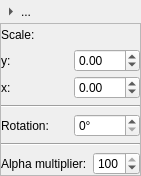
<?xml version="1.0" encoding="UTF-8"?>
<ui version="4.0">
 <class>SceneryObjectTreePropertiesClass</class>
 <widget class="QFrame" name="SceneryObjectTreePropertiesClass">
  <property name="geometry">
   <rect>
    <x>0</x>
    <y>0</y>
    <width>137</width>
    <height>176</height>
   </rect>
  </property>
  <property name="sizePolicy">
   <sizepolicy hsizetype="Expanding" vsizetype="Minimum">
    <horstretch>0</horstretch>
    <verstretch>0</verstretch>
   </sizepolicy>
  </property>
  <property name="windowTitle">
   <string>SceneryObjectTreeProperties</string>
  </property>
  <layout class="QVBoxLayout" name="verticalLayout">
   <property name="spacing">
    <number>0</number>
   </property>
   <property name="leftMargin">
    <number>0</number>
   </property>
   <property name="topMargin">
    <number>0</number>
   </property>
   <property name="rightMargin">
    <number>0</number>
   </property>
   <property name="bottomMargin">
    <number>0</number>
   </property>
   <item>
    <widget class="CollapseButton" name="sceneryObjectCollapseButton">
     <property name="sizePolicy">
      <sizepolicy hsizetype="Expanding" vsizetype="Fixed">
       <horstretch>0</horstretch>
       <verstretch>0</verstretch>
      </sizepolicy>
     </property>
     <property name="text">
      <string>...</string>
     </property>
     <property name="toolButtonStyle">
      <enum>Qt::ToolButtonTextBesideIcon</enum>
     </property>
     <property name="autoRaise">
      <bool>true</bool>
     </property>
     <property name="arrowType">
      <enum>Qt::RightArrow</enum>
     </property>
    </widget>
   </item>
   <item>
    <widget class="QFrame" name="sceneryObjectTreeItemContent">
     <property name="sizePolicy">
      <sizepolicy hsizetype="Preferred" vsizetype="Preferred">
       <horstretch>0</horstretch>
       <verstretch>0</verstretch>
      </sizepolicy>
     </property>
     <property name="minimumSize">
      <size>
       <width>0</width>
       <height>0</height>
      </size>
     </property>
     <property name="baseSize">
      <size>
       <width>0</width>
       <height>154</height>
      </size>
     </property>
     <property name="frameShape">
      <enum>QFrame::StyledPanel</enum>
     </property>
     <property name="frameShadow">
      <enum>QFrame::Raised</enum>
     </property>
     <layout class="QVBoxLayout" name="sceneryObjectCollapseButtonContent">
      <property name="leftMargin">
       <number>0</number>
      </property>
      <property name="topMargin">
       <number>0</number>
      </property>
      <property name="rightMargin">
       <number>0</number>
      </property>
      <property name="bottomMargin">
       <number>0</number>
      </property>
      <item>
       <layout class="QVBoxLayout" name="scaleLayout">
        <property name="spacing">
         <number>4</number>
        </property>
        <property name="sizeConstraint">
         <enum>QLayout::SetMaximumSize</enum>
        </property>
        <item>
         <widget class="QLabel" name="scaleLabel">
          <property name="text">
           <string>Scale:</string>
          </property>
         </widget>
        </item>
        <item>
         <layout class="QHBoxLayout" name="yScaleLayout">
          <item>
           <widget class="QLabel" name="scaleYLabel">
            <property name="text">
             <string>y:</string>
            </property>
           </widget>
          </item>
          <item>
           <widget class="QDoubleSpinBox" name="scaleYDoubleSpinBox">
            <property name="minimum">
             <double>-99.989999999999995</double>
            </property>
            <property name="singleStep">
             <double>0.100000000000000</double>
            </property>
           </widget>
          </item>
         </layout>
        </item>
        <item>
         <layout class="QHBoxLayout" name="xScaleLayout">
          <item>
           <widget class="QLabel" name="scaleXLabel">
            <property name="text">
             <string>x:</string>
            </property>
           </widget>
          </item>
          <item>
           <widget class="QDoubleSpinBox" name="scaleXDoubleSpinBox">
            <property name="minimum">
             <double>-99.989999999999995</double>
            </property>
            <property name="singleStep">
             <double>0.100000000000000</double>
            </property>
           </widget>
          </item>
         </layout>
        </item>
       </layout>
      </item>
      <item>
       <widget class="Line" name="lineScaleRotation">
        <property name="orientation">
         <enum>Qt::Horizontal</enum>
        </property>
       </widget>
      </item>
      <item>
       <layout class="QHBoxLayout" name="rotationLayout">
        <property name="sizeConstraint">
         <enum>QLayout::SetMaximumSize</enum>
        </property>
        <item>
         <widget class="QLabel" name="rotationLabel">
          <property name="text">
           <string>Rotation:</string>
          </property>
         </widget>
        </item>
        <item>
         <widget class="QSpinBox" name="rotationSpinBox">
          <property name="suffix">
           <string>°</string>
          </property>
          <property name="maximum">
           <number>360</number>
          </property>
         </widget>
        </item>
       </layout>
      </item>
      <item>
       <widget class="Line" name="lineRotationAlpha">
        <property name="orientation">
         <enum>Qt::Horizontal</enum>
        </property>
       </widget>
      </item>
      <item>
       <layout class="QHBoxLayout" name="alphaMultiplierLayout">
        <property name="sizeConstraint">
         <enum>QLayout::SetMaximumSize</enum>
        </property>
        <item>
         <widget class="QLabel" name="alphaMultiplierLabel">
          <property name="text">
           <string>Alpha multiplier:</string>
          </property>
         </widget>
        </item>
        <item>
         <widget class="QSpinBox" name="alphaMultipierSpinBox">
          <property name="maximum">
           <number>100</number>
          </property>
          <property name="value">
           <number>100</number>
          </property>
         </widget>
        </item>
       </layout>
      </item>
     </layout>
    </widget>
   </item>
  </layout>
 </widget>
 <layoutdefault spacing="6" margin="11"/>
 <customwidgets>
  <customwidget>
   <class>CollapseButton</class>
   <extends>QToolButton</extends>
   <header>CollapseButton.h</header>
  </customwidget>
 </customwidgets>
 <resources/>
 <connections/>
</ui>
